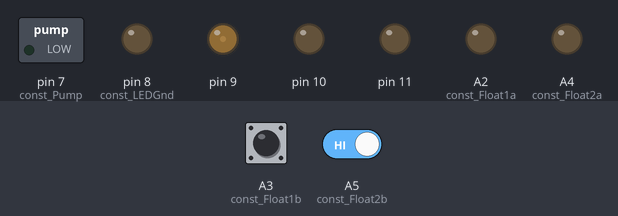
Bench run of a sketch on a simulated Arduino Uno, built with avr-gcc and run on an emulated ATmega328P. Shown: switched loads named in the sketch (green lamp = pin HIGH), output pins drawn as LEDs (lit = HIGH). The inputs (shaded band) are chosen by the test bench; at power-on: A3 (const_Float1b) HIGH, A5 (const_Float2b) HIGH.

Above: at 4.8 s.
4.9 s: A3 (const_Float1b) driven LOW
14.1 s: A3 (const_Float1b) pulsed HIGH 2 times (0.12 s each, 0.3 s apart)
Timing chart, 0 to 34.5 s (numbered marks = the images above; inputs shaded):
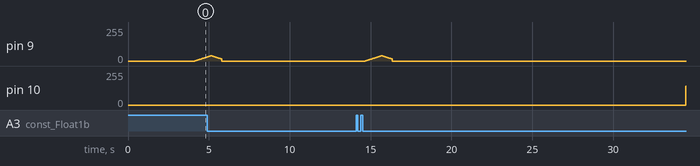

The sketch:

ATU.ino
```cpp
/* Auto Top Up (ATU) controller
  2018 Jan
  Tim Perkins
  Code written to control a pump for running RO top up on a reef tank (can be use for any automated top up)
    This version based on two float switches. Also has a safety cut out if pump runs for too long

  Hardware:
    Arduino (any version)
    RGB LED (can change fro any 3 LEDs)
    2 Float switches
    MOSFET or Relay (if using relay ensure no more than 40mA drain)
    A pump suitable to the MOSFET/relay in use
  Libraries
    None!
  IDE
    Arduino IDE v1.8.4

  Support thread:http://www.ultimatereef.net/

*/

const int const_Pump    = 7;               // Control for the pump MOSFET
const int const_LEDGnd  = 8;               // GND for the RGB LED
const int const_Red     = 9;               // Red for the RGB LED
const int const_Green   = 10;              // Green for the RGB LED
const int const_Blue    = 11;              // Blue for the RGB LED
const int const_Float1a = A2;              // One of the PINs for Float 1
const int const_Float1b = A3;              // The other PINs for Float 1
const int const_Float2a = A4;              // One of the PINs for Float 2
const int const_Float2b = A5;              // The other PINs for Float 2

const int const_PumpMinRun   = 3;          // The minimum number of second the pump can run for (hysteresis)
const int const_PumpMaxRun   = 10;         // The max number of second the pump can run for before alarming
// This alert stops the ATU from running again till reset
const int const_FloatWait    = 10;         // The amount of seconds to wait before pumping after both floats trigger
// This is to stop the pump triggering as a result of waves (debounce/hysteresis)
const int const_MaxWithoutTU = 24;         // Alert if not topped up for this number of hours
// This alert does not stop the ATU from running and will reset automatically
// if the pump triggers

int           redPWM          = 0;
int           greenPWM        = 0;
int           bluePWM         = 0;
int           errorState      = 0;
unsigned long lastTU          = 0;
unsigned long startTU         = 0;
unsigned long floatsTriggered = 0;
int           pumpMinRun      = const_PumpMinRun * 1000;      // convert the seconds into milliseconds
int           pumpMaxRun      = const_PumpMaxRun * 1000;      // convert the seconds into milliseconds
int           floatWait       = const_FloatWait * 1000;       // convert the seconds into milliseconds
unsigned long maxWithoutTU    = const_MaxWithoutTU * 3600000; // convert the hours into milliseconds
char          float1Go        = 'N';                          // flag to say if the float has triggered
char          float2Go        = 'N';                          // flag to say if the float has triggered
char          pumpOn          = 'N';                          // flag to say if the pump is on or not
char          floatStatus     = '0';                          // What are the floats up to:
                                                              // 0 = Both off. COuld be OK, could be stuck float
                                                              // 1 = One float on, one off (normal)
                                                              // 2 = floats calling for water
char          cuurentStatus   = '0';                          // What are we currently up to:
                                                              // 0 = Just started up
                                                              // 1 = One float on, one off (normal)
                                                              // 2 = floats calling for water, but waiting for floatWait
                                                              // 3 = pumping with floats calling for more
                                                              // 4 = pumping with floats saying no mor needed (pumpMinRun)
                                                              // 5 = pumping with floats saying no mor needed (pumpMinRun)

void setup() {
  Serial.begin(38400);
  //  Set the mode for all the IO pins
  pinMode(const_Pump,        OUTPUT);
  digitalWrite(const_Pump,   LOW);
  pinMode(const_LEDGnd,      OUTPUT);
  digitalWrite(const_LEDGnd, LOW);
  // Flash the three LEDs on start up. Helps check the wiring is right!
  //         setLED(PIN to change, current PWM, new PWM, change delay
  redPWM   = setLED(const_Red, redPWM, 255, 1);
  redPWM   = setLED(const_Red, redPWM, 0, 1);
  greenPWM = setLED(const_Green, greenPWM, 255, 1);
  greenPWM = setLED(const_Green, greenPWM, 0, 1);
  bluePWM  = setLED(const_Blue, bluePWM, 255, 1);
  bluePWM  = setLED(const_Blue, bluePWM, 0, 1);
  greenPWM = setLED(const_Green, greenPWM, 255, 1);
  pinMode(const_Float1a,      OUTPUT);
  digitalWrite(const_Float1a, LOW);
  pinMode(const_Float1b,      INPUT_PULLUP);
  pinMode(const_Float2a,      OUTPUT);
  digitalWrite(const_Float2a, LOW);
  pinMode(const_Float2b,      INPUT_PULLUP);
}

void loop() {
  if (errorState > 50) {
    // errorstate over 50 means something has gone pear shaped - do nothing except flash for help!
    greenPWM = setLED(const_Green, greenPWM, 0, 1);
    bluePWM  = setLED(const_Blue, bluePWM, 0, 1);
    redPWM   = setLED(const_Red, redPWM, 255, 1);
    redPWM   = setLED(const_Red, redPWM, 0, 1);
  } else {
    if (digitalRead(const_Float1b) == LOW) {
      float1Go = 'Y';
    } else {
      float1Go = 'N';
    }
    if (digitalRead(const_Float2b) == LOW ) {
      float2Go = 'Y';
    } else {
      float2Go = 'N';
    }
    controlPump();
  }
}


void controlPump() {
  if (float1Go == 'Y' && float2Go == 'Y') {
    if (floatsTriggered == 0) {
      floatsTriggered = millis();
      //      bluePWM  = setLED(const_Blue, bluePWM, 0, 1);
      //      redPWM   = setLED(const_Red, redPWM, 0, 1);
      //      greenPWM = setLED(const_Green, greenPWM, 255, 5);
      //      greenPWM = setLED(const_Green, greenPWM, 125, 5);
    } else if ((millis() - floatsTriggered) > floatWait) {
      if ((startTU != 0) &&
          ((millis() - startTU) > pumpMaxRun)) {
        errorState = 51;
        digitalWrite(const_Pump, LOW);
        pumpOn = 'N';
      } else {
        if (startTU == 0 ) {
          startTU    = millis();
          errorState = 0; // turn off any alert for not having run for
        }
        lastTU = millis();
        digitalWrite(const_Pump, HIGH);
        pumpOn = 'Y';
        redPWM   = setLED(const_Red, redPWM, 0, 1);
        greenPWM = setLED(const_Green, greenPWM, 0, 1);
        bluePWM  = setLED(const_Blue, bluePWM, 255, 1);
      }
    }
  }
  if (pumpOn == 'Y') {
    if (((millis() - startTU) > pumpMinRun) && (float1Go == 'N' || float2Go == 'N')) {
      digitalWrite(const_Pump, LOW);
      pumpOn = 'N';
      bluePWM = setLED(const_Blue, bluePWM, 0, 1);
      startTU = 0;
    }
  } else {
    if ((millis() - lastTU) > maxWithoutTU) {
      errorState = 1;
      greenPWM = setLED(const_Green, greenPWM, 0, 1);
      bluePWM  = setLED(const_Blue, bluePWM, 0, 1);
      redPWM   = setLED(const_Red, redPWM, 255, 1);
      redPWM   = setLED(const_Red, redPWM, 0, 1);
    } else if (float1Go == 'N' && float2Go == 'N') {
      floatsTriggered = 0;
      // both floats off could mean one has stuck! Low level alarm
      greenPWM = setLED(const_Green, greenPWM, 0, 1);
      bluePWM  = setLED(const_Blue, bluePWM, 0, 1);
      redPWM   = setLED(const_Red, redPWM, 40, 25);
      redPWM   = setLED(const_Red, redPWM, 15, 25);
    } else if (errorState == 0) {
      if (float1Go == 'N' || float2Go == 'N') {
        floatsTriggered = 0;
      }
      bluePWM  = setLED(const_Blue, bluePWM, 0, 1);
      redPWM   = setLED(const_Red, redPWM, 0, 1);
      greenPWM = setLED(const_Green, greenPWM, 255, 5);
      greenPWM = setLED(const_Green, greenPWM, 125, 5);
    }
  }
}

int setLED(byte pin, int prevPWM, int newPWM, int fadeDelay) {
  unsigned long lastMillis    = 0;
  unsigned long currentMillis = 0;
  int increment               = 0;
  int currentPWM              = prevPWM;
  if (prevPWM < newPWM) {
    increment =  1;
  } else {
    increment = -1;
  }
  for (; currentPWM != newPWM; ) {
    currentMillis = millis();
    if ((currentMillis - lastMillis) > fadeDelay) {
      lastMillis = currentMillis;
      currentPWM = currentPWM + increment;
      analogWrite(pin, currentPWM);
    }
  }
  return currentPWM;
}
```

Measured:
- after the input at 14.1 s, pin 9: rises from 0/255 to 39/255 in 0.99 s, then falls to 0/255 in 0.68 s; pin 10: stays 0/255 (without the input it goes to 232/255 after 7.3 s)
- by itself, pin 9: rises from 30/255 to 39/255 in 0.21 s, then falls to 0/255 in 0.68 s
